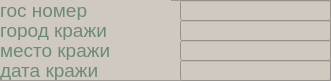
   <widget class="QFrame" name="frame_8">
    <property name="geometry">
     <rect>
      <x>30</x>
      <y>520</y>
      <width>331</width>
      <height>81</height>
     </rect>
    </property>
    <property name="styleSheet">
     <string notr="true">background-color: rgb(208, 201, 192);</string>
    </property>
    <property name="frameShape">
     <enum>QFrame::StyledPanel</enum>
    </property>
    <property name="frameShadow">
     <enum>QFrame::Raised</enum>
    </property>
    <widget class="QLineEdit" name="date_of_drivig_away_line">
     <property name="geometry">
      <rect>
       <x>180</x>
       <y>60</y>
       <width>151</width>
       <height>21</height>
      </rect>
     </property>
     <property name="font">
      <font>
       <family>Arial</family>
       <pointsize>14</pointsize>
      </font>
     </property>
     <property name="styleSheet">
      <string notr="true">color: rgb(109, 139, 116);</string>
     </property>
    </widget>
    <widget class="QLabel" name="login_lable_60">
     <property name="geometry">
      <rect>
       <x>0</x>
       <y>60</y>
       <width>171</width>
       <height>20</height>
      </rect>
     </property>
     <property name="font">
      <font>
       <family>Arial</family>
       <pointsize>14</pointsize>
      </font>
     </property>
     <property name="styleSheet">
      <string notr="true">color: rgb(109, 139, 116);</string>
     </property>
     <property name="text">
      <string>дата кражи</string>
     </property>
    </widget>
    <widget class="QLabel" name="login_lable_61">
     <property name="geometry">
      <rect>
       <x>0</x>
       <y>40</y>
       <width>171</width>
       <height>20</height>
      </rect>
     </property>
     <property name="font">
      <font>
       <family>Arial</family>
       <pointsize>14</pointsize>
      </font>
     </property>
     <property name="styleSheet">
      <string notr="true">color: rgb(109, 139, 116);</string>
     </property>
     <property name="text">
      <string>место кражи</string>
     </property>
    </widget>
    <widget class="QLabel" name="login_lable_62">
     <property name="geometry">
      <rect>
       <x>0</x>
       <y>0</y>
       <width>171</width>
       <height>20</height>
      </rect>
     </property>
     <property name="font">
      <font>
       <family>Arial</family>
       <pointsize>14</pointsize>
      </font>
     </property>
     <property name="styleSheet">
      <string notr="true">color: rgb(109, 139, 116);</string>
     </property>
     <property name="text">
      <string>гос номер</string>
     </property>
    </widget>
    <widget class="QLineEdit" name="city_of_drivig_away_line">
     <property name="geometry">
      <rect>
       <x>180</x>
       <y>20</y>
       <width>151</width>
       <height>21</height>
      </rect>
     </property>
     <property name="font">
      <font>
       <family>Arial</family>
       <pointsize>14</pointsize>
      </font>
     </property>
     <property name="styleSheet">
      <string notr="true">color: rgb(109, 139, 116);</string>
     </property>
    </widget>
    <widget class="QLabel" name="login_lable_63">
     <property name="geometry">
      <rect>
       <x>0</x>
       <y>20</y>
       <width>171</width>
       <height>20</height>
      </rect>
     </property>
     <property name="font">
      <font>
       <family>Arial</family>
       <pointsize>14</pointsize>
      </font>
     </property>
     <property name="styleSheet">
      <string notr="true">color: rgb(109, 139, 116);</string>
     </property>
     <property name="text">
      <string>город кражи</string>
     </property>
    </widget>
    <widget class="QLineEdit" name="gos_num_line">
     <property name="geometry">
      <rect>
       <x>180</x>
       <y>0</y>
       <width>151</width>
       <height>21</height>
      </rect>
     </property>
     <property name="font">
      <font>
       <family>Arial</family>
       <pointsize>14</pointsize>
      </font>
     </property>
     <property name="styleSheet">
      <string notr="true">color: rgb(109, 139, 116);</string>
     </property>
    </widget>
    <widget class="QLineEdit" name="place_of_drivig_away_line">
     <property name="geometry">
      <rect>
       <x>180</x>
       <y>40</y>
       <width>151</width>
       <height>21</height>
      </rect>
     </property>
     <property name="font">
      <font>
       <family>Arial</family>
       <pointsize>14</pointsize>
      </font>
     </property>
     <property name="styleSheet">
      <string notr="true">color: rgb(109, 139, 116);</string>
     </property>
    </widget>
   </widget>
